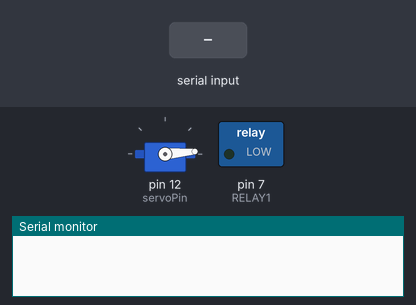
Bench run of a sketch on a simulated Arduino Uno, built with avr-gcc and run on an emulated ATmega328P. On the bench: servo, switched loads named in the sketch (green lamp = pin HIGH), the last lines printed to the serial monitor. The inputs (shaded band) are chosen by the test bench. Pins used as bus, display or sensor lines are not drawn.

Above: at 1.2 s.
1.3 s: "v" received over Serial
At 2.4 s:
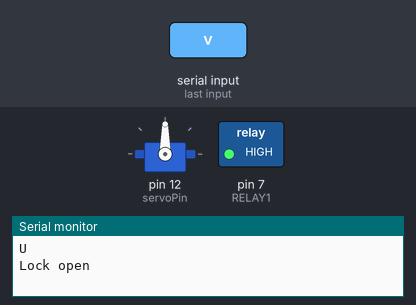
2.8 s: "l" received over Serial
At 4.7 s:
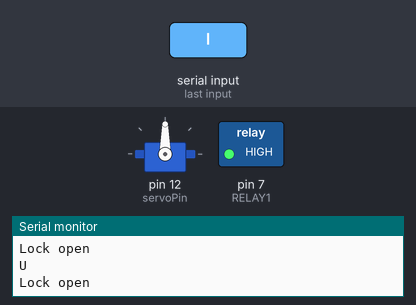
Timing chart, 0 to 6.2 s (numbered marks = the images above; inputs shaded):
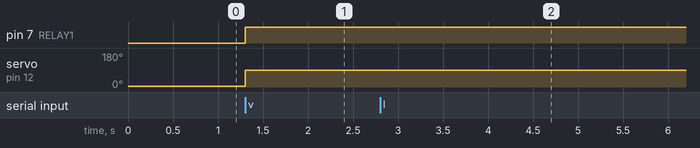

The sketch:

DoorPrjkt.ino
```cpp
#define RELAY1  7
#include <Servo.h>

Servo myservo;
const int buttonPin = 0;
const int servoPin = 12;
const int lock = 5;
const int unlock = 90;


void setup() {
  // initialize serial:
  Serial.begin(9600);
  myservo.attach(servoPin);
  myservo.write(lock);
  pinMode(servoPin, OUTPUT);
  pinMode(RELAY1, OUTPUT);
}
void loop() {
   // Recieve data from Node and write it to a String
    char inChar = (char)Serial.read();
        if(inChar == 'v') // end character for locking
      {
       Serial.println("U");
       digitalWrite(RELAY1,1);
       Serial.println("Lock open");
       digitalWrite(servoPin, HIGH);
       myservo.write(unlock);
       delay (3000);
       myservo.write(lock);
      }
    else if(inChar == 'l') // end character for locking
      {
       Serial.println("U");
       digitalWrite(RELAY1,1);
       Serial.println("Lock open");
       digitalWrite(servoPin, HIGH);
       myservo.write(unlock);
       delay(10000);
       digitalWrite(RELAY1,1);
       delay(10000);
       digitalWrite(RELAY1,1);
       delay (10000);
       digitalWrite(RELAY1,1);
       delay(10000);
       digitalWrite(RELAY1,1);
       delay (10000);
       digitalWrite(RELAY1,1);
       delay(10000);
       digitalWrite(RELAY1,1);
       delay(10000);
       myservo.write(lock);
       digitalWrite(RELAY1,1);// Turns ON
     }
     else {
      digitalWrite(RELAY1,0);
       myservo.write(lock);
     }
}
```

Measured:
- after the input at 1.3 s, pin 7 (RELAY1): LOW → HIGH at once; servo on pin 12 (servoPin): 5° → 90° at once
- after the input at 2.8 s, pin 7 (RELAY1): stays HIGH (without the input it goes to LOW after 1.5 s); servo on pin 12 (servoPin): stays 90° (without the input it goes to 5° after 1.5 s)
